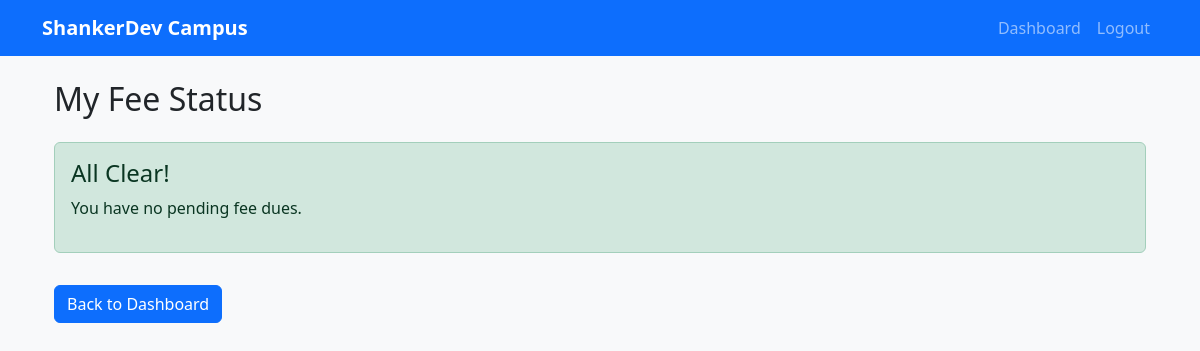
The page /campus/student/fees/ (signed in) on the database as committed earlier.
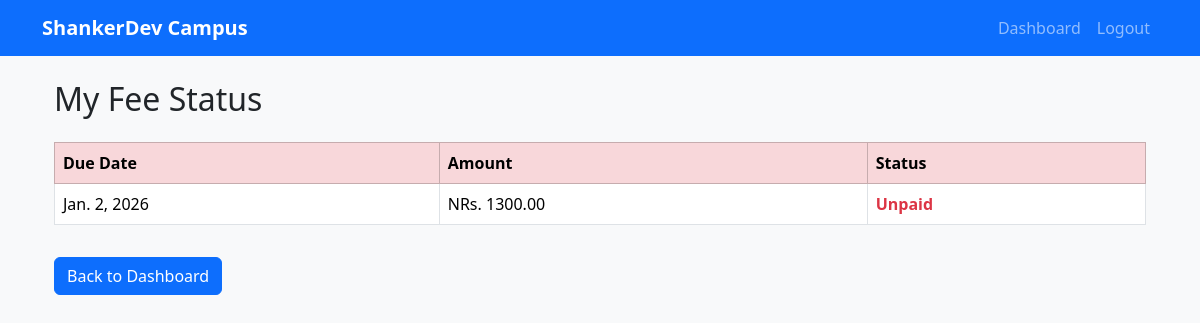
The same page on the database as committed later.
### campus/models.py (models this page shows)
class FeeDue(models.Model):
    student = models.ForeignKey(CustomUser, on_delete=models.CASCADE)
    amount = models.DecimalField(max_digits=10, decimal_places=2)
    due_date = models.DateField()

### campus/views.py (the view)
# urls.py: path('student/fees/', check_fee_status, name='check_fee_status'),
@login_required
@student_required
def check_fee_status(request):
    fees = FeeDue.objects.filter(student=request.user).order_by('due_date')
    return render(request, 'campus/check_fee_status.html', {'fees': fees})

### campus/views.py (called while the page is built)
def student_required(function):
    return user_passes_test(lambda u: u.role == 'student' and u.is_authenticated)(function)

### myproject/context_processors.py (called while the page is built)
def college_context(request):  # Adjust name to match your setup
    return {
        'college_info': CollegeInfo.objects.first(),
        'events': Event.objects.all(),
    }

### campus/templates/campus/check_fee_status.html (shortened to what this page needs)
{% extends 'base.html' %}
{% block content %}
<div class="container mt-4">
    <h2 class="mb-4">My Fee Status</h2>
    {% if fees %}
    <table class="table table-bordered table-hover">
        <thead class="table-danger">
            <tr>
                <th>Due Date</th>
                <th>Amount</th>
                <th>Status</th>
            </tr>
        </thead>
        <tbody>
            {% for fee in fees %}
            <tr>
                <td>{{ fee.due_date }}</td>
                <td>NRs. {{ fee.amount }}</td>
                <td class="text-danger fw-bold">Unpaid</td>
            </tr>
            {% endfor %}
        </tbody>
    </table>
    {% else %}
    <div class="alert alert-success">
        <h4 class="alert-heading">All Clear!</h4>
        <p>You have no pending fee dues.</p>
    </div>
    {% endif %}
    <a href="{% url 'student_dashboard' %}" class="btn btn-primary mt-3">Back to Dashboard</a>
</div>
{% endblock %}

Rows that differ between the two databases and show on the page:
added FeeDue: due_date "Jan. 2, 2026", amount "1300.00"
Other text that changed with them:
text no longer shown: "All Clear! You have no pending fee dues."
text now shown: "Due Date Amount Status"
